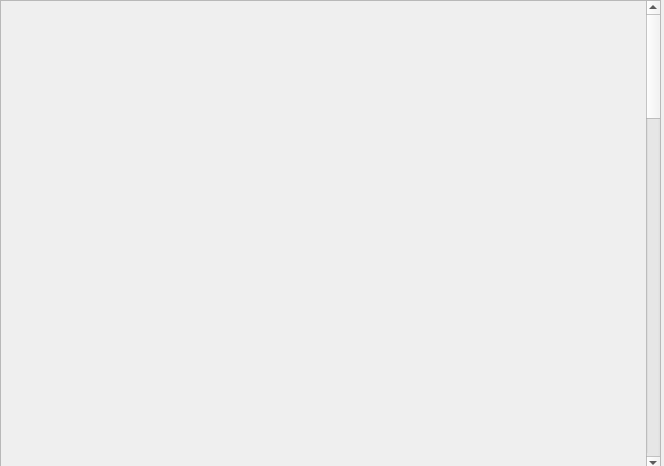
<?xml version="1.0" encoding="UTF-8"?>
<ui version="4.0">
 <class>Form</class>
 <widget class="QWidget" name="Form">
  <property name="geometry">
   <rect>
    <x>0</x>
    <y>0</y>
    <width>664</width>
    <height>466</height>
   </rect>
  </property>
  <property name="windowTitle">
   <string>Form</string>
  </property>
  <widget class="QScrollArea" name="scrollArea_2">
   <property name="geometry">
    <rect>
     <x>0</x>
     <y>0</y>
     <width>661</width>
     <height>471</height>
    </rect>
   </property>
   <property name="widgetResizable">
    <bool>true</bool>
   </property>
   <widget class="QWidget" name="scrollAreaWidgetContents_2">
    <property name="geometry">
     <rect>
      <x>0</x>
      <y>0</y>
      <width>641</width>
      <height>2000</height>
     </rect>
    </property>
    <property name="minimumSize">
     <size>
      <width>0</width>
      <height>2000</height>
     </size>
    </property>
    <widget class="caInclude" name="cainclude_4">
     <property name="geometry">
      <rect>
       <x>10</x>
       <y>10</y>
       <width>565</width>
       <height>81</height>
      </rect>
     </property>
     <property name="macro">
      <string notr="true">ID=FrontInp0, SYS=$(SYS),DEVICE=$(DEVICE)</string>
     </property>
     <property name="filename" stdset="0">
      <string notr="true">G_EVG_input.ui</string>
     </property>
    </widget>
    <widget class="caInclude" name="cainclude_5">
     <property name="geometry">
      <rect>
       <x>10</x>
       <y>90</y>
       <width>565</width>
       <height>85</height>
      </rect>
     </property>
     <property name="macro">
      <string notr="true">ID=FrontInp1, SYS=$(SYS),DEVICE=$(DEVICE)</string>
     </property>
     <property name="filename" stdset="0">
      <string notr="true">G_EVG_input.ui</string>
     </property>
    </widget>
    <widget class="caInclude" name="cainclude_7">
     <property name="geometry">
      <rect>
       <x>10</x>
       <y>180</y>
       <width>565</width>
       <height>85</height>
      </rect>
     </property>
     <property name="macro">
      <string notr="true">ID=UnivInp0, SYS=$(SYS),DEVICE=$(DEVICE)</string>
     </property>
     <property name="filename" stdset="0">
      <string notr="true">G_EVG_input.ui</string>
     </property>
    </widget>
    <widget class="caInclude" name="cainclude_8">
     <property name="geometry">
      <rect>
       <x>10</x>
       <y>264</y>
       <width>565</width>
       <height>85</height>
      </rect>
     </property>
     <property name="macro">
      <string notr="true">ID=UnivInp1, SYS=$(SYS),DEVICE=$(DEVICE)</string>
     </property>
     <property name="filename" stdset="0">
      <string notr="true">G_EVG_input.ui</string>
     </property>
    </widget>
    <widget class="caInclude" name="cainclude_9">
     <property name="geometry">
      <rect>
       <x>10</x>
       <y>348</y>
       <width>565</width>
       <height>85</height>
      </rect>
     </property>
     <property name="macro">
      <string notr="true">ID=UnivInp2, SYS=$(SYS),DEVICE=$(DEVICE)</string>
     </property>
     <property name="filename" stdset="0">
      <string notr="true">G_EVG_input.ui</string>
     </property>
    </widget>
    <widget class="caInclude" name="cainclude_10">
     <property name="geometry">
      <rect>
       <x>10</x>
       <y>432</y>
       <width>565</width>
       <height>85</height>
      </rect>
     </property>
     <property name="macro">
      <string notr="true">ID=UnivInp3, SYS=$(SYS),DEVICE=$(DEVICE)</string>
     </property>
     <property name="filename" stdset="0">
      <string notr="true">G_EVG_input.ui</string>
     </property>
    </widget>
    <widget class="caInclude" name="cainclude_41">
     <property name="geometry">
      <rect>
       <x>10</x>
       <y>522</y>
       <width>565</width>
       <height>85</height>
      </rect>
     </property>
     <property name="macro">
      <string notr="true">ID=RearInp0, SYS=$(SYS),DEVICE=$(DEVICE)</string>
     </property>
     <property name="filename" stdset="0">
      <string notr="true">G_EVG_input.ui</string>
     </property>
    </widget>
    <widget class="caInclude" name="cainclude_42">
     <property name="geometry">
      <rect>
       <x>10</x>
       <y>606</y>
       <width>565</width>
       <height>85</height>
      </rect>
     </property>
     <property name="macro">
      <string notr="true">ID=RearInp1, SYS=$(SYS),DEVICE=$(DEVICE)</string>
     </property>
     <property name="filename" stdset="0">
      <string notr="true">G_EVG_input.ui</string>
     </property>
    </widget>
    <widget class="caInclude" name="cainclude_43">
     <property name="geometry">
      <rect>
       <x>10</x>
       <y>690</y>
       <width>565</width>
       <height>85</height>
      </rect>
     </property>
     <property name="macro">
      <string notr="true">ID=RearInp2, SYS=$(SYS),DEVICE=$(DEVICE)</string>
     </property>
     <property name="filename" stdset="0">
      <string notr="true">G_EVG_input.ui</string>
     </property>
    </widget>
    <widget class="caInclude" name="cainclude_44">
     <property name="geometry">
      <rect>
       <x>10</x>
       <y>774</y>
       <width>565</width>
       <height>85</height>
      </rect>
     </property>
     <property name="macro">
      <string notr="true">ID=RearInp3, SYS=$(SYS),DEVICE=$(DEVICE)</string>
     </property>
     <property name="filename" stdset="0">
      <string notr="true">G_EVG_input.ui</string>
     </property>
    </widget>
    <widget class="caInclude" name="cainclude_45">
     <property name="geometry">
      <rect>
       <x>10</x>
       <y>858</y>
       <width>565</width>
       <height>85</height>
      </rect>
     </property>
     <property name="macro">
      <string notr="true">ID=RearInp4, SYS=$(SYS),DEVICE=$(DEVICE)</string>
     </property>
     <property name="filename" stdset="0">
      <string notr="true">G_EVG_input.ui</string>
     </property>
    </widget>
    <widget class="caInclude" name="cainclude_46">
     <property name="geometry">
      <rect>
       <x>10</x>
       <y>942</y>
       <width>565</width>
       <height>85</height>
      </rect>
     </property>
     <property name="macro">
      <string notr="true">ID=RearInp5, SYS=$(SYS),DEVICE=$(DEVICE)</string>
     </property>
     <property name="filename" stdset="0">
      <string notr="true">G_EVG_input.ui</string>
     </property>
    </widget>
    <widget class="caInclude" name="cainclude_47">
     <property name="geometry">
      <rect>
       <x>10</x>
       <y>1026</y>
       <width>565</width>
       <height>85</height>
      </rect>
     </property>
     <property name="macro">
      <string notr="true">ID=RearInp6, SYS=$(SYS),DEVICE=$(DEVICE)</string>
     </property>
     <property name="filename" stdset="0">
      <string notr="true">G_EVG_input.ui</string>
     </property>
    </widget>
    <widget class="caInclude" name="cainclude_48">
     <property name="geometry">
      <rect>
       <x>10</x>
       <y>1111</y>
       <width>565</width>
       <height>85</height>
      </rect>
     </property>
     <property name="macro">
      <string notr="true">ID=RearInp7, SYS=$(SYS),DEVICE=$(DEVICE)</string>
     </property>
     <property name="filename" stdset="0">
      <string notr="true">G_EVG_input.ui</string>
     </property>
    </widget>
    <widget class="caInclude" name="cainclude_49">
     <property name="geometry">
      <rect>
       <x>10</x>
       <y>1196</y>
       <width>565</width>
       <height>85</height>
      </rect>
     </property>
     <property name="macro">
      <string notr="true">ID=RearInp8, SYS=$(SYS),DEVICE=$(DEVICE)</string>
     </property>
     <property name="filename" stdset="0">
      <string notr="true">G_EVG_input.ui</string>
     </property>
    </widget>
    <widget class="caInclude" name="cainclude_50">
     <property name="geometry">
      <rect>
       <x>10</x>
       <y>1281</y>
       <width>565</width>
       <height>85</height>
      </rect>
     </property>
     <property name="macro">
      <string notr="true">ID=RearInp9, SYS=$(SYS),DEVICE=$(DEVICE)</string>
     </property>
     <property name="filename" stdset="0">
      <string notr="true">G_EVG_input.ui</string>
     </property>
    </widget>
    <widget class="caInclude" name="cainclude_51">
     <property name="geometry">
      <rect>
       <x>10</x>
       <y>1365</y>
       <width>565</width>
       <height>85</height>
      </rect>
     </property>
     <property name="macro">
      <string notr="true">ID=RearInp10, SYS=$(SYS),DEVICE=$(DEVICE)</string>
     </property>
     <property name="filename" stdset="0">
      <string notr="true">G_EVG_input.ui</string>
     </property>
    </widget>
    <widget class="caInclude" name="cainclude_52">
     <property name="geometry">
      <rect>
       <x>10</x>
       <y>1450</y>
       <width>565</width>
       <height>85</height>
      </rect>
     </property>
     <property name="macro">
      <string notr="true">ID=RearInp11, SYS=$(SYS),DEVICE=$(DEVICE)</string>
     </property>
     <property name="filename" stdset="0">
      <string notr="true">G_EVG_input.ui</string>
     </property>
    </widget>
    <widget class="caInclude" name="cainclude_53">
     <property name="geometry">
      <rect>
       <x>10</x>
       <y>1535</y>
       <width>565</width>
       <height>85</height>
      </rect>
     </property>
     <property name="macro">
      <string notr="true">ID=RearInp12, SYS=$(SYS),DEVICE=$(DEVICE)</string>
     </property>
     <property name="filename" stdset="0">
      <string notr="true">G_EVG_input.ui</string>
     </property>
    </widget>
    <widget class="caInclude" name="cainclude_54">
     <property name="geometry">
      <rect>
       <x>10</x>
       <y>1620</y>
       <width>565</width>
       <height>85</height>
      </rect>
     </property>
     <property name="macro">
      <string notr="true">ID=RearInp13, SYS=$(SYS),DEVICE=$(DEVICE)</string>
     </property>
     <property name="filename" stdset="0">
      <string notr="true">G_EVG_input.ui</string>
     </property>
    </widget>
    <widget class="caInclude" name="cainclude_55">
     <property name="geometry">
      <rect>
       <x>10</x>
       <y>1705</y>
       <width>565</width>
       <height>85</height>
      </rect>
     </property>
     <property name="macro">
      <string notr="true">ID=RearInp14, SYS=$(SYS),DEVICE=$(DEVICE)</string>
     </property>
     <property name="filename" stdset="0">
      <string notr="true">G_EVG_input.ui</string>
     </property>
    </widget>
    <widget class="caInclude" name="cainclude_56">
     <property name="geometry">
      <rect>
       <x>10</x>
       <y>1790</y>
       <width>565</width>
       <height>91</height>
      </rect>
     </property>
     <property name="macro">
      <string notr="true">ID=RearInp15, SYS=$(SYS),DEVICE=$(DEVICE)</string>
     </property>
     <property name="filename" stdset="0">
      <string notr="true">G_EVG_input.ui</string>
     </property>
    </widget>
   </widget>
  </widget>
 </widget>
 <customwidgets>
  <customwidget>
   <class>caInclude</class>
   <extends>QWidget</extends>
   <header>caInclude</header>
  </customwidget>
 </customwidgets>
 <resources/>
 <connections/>
</ui>
